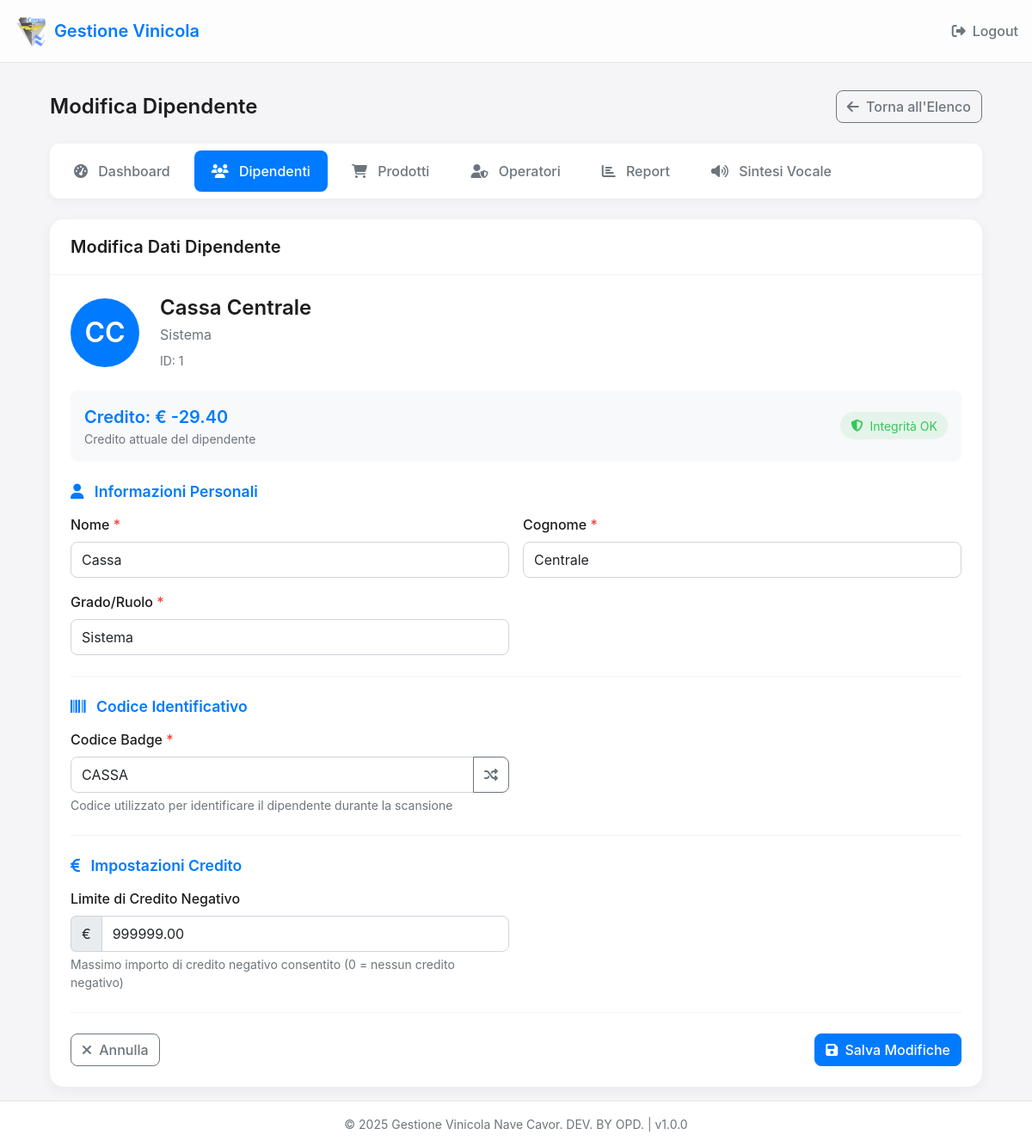
The app's page /admin/employee/1 (signed in), older data.
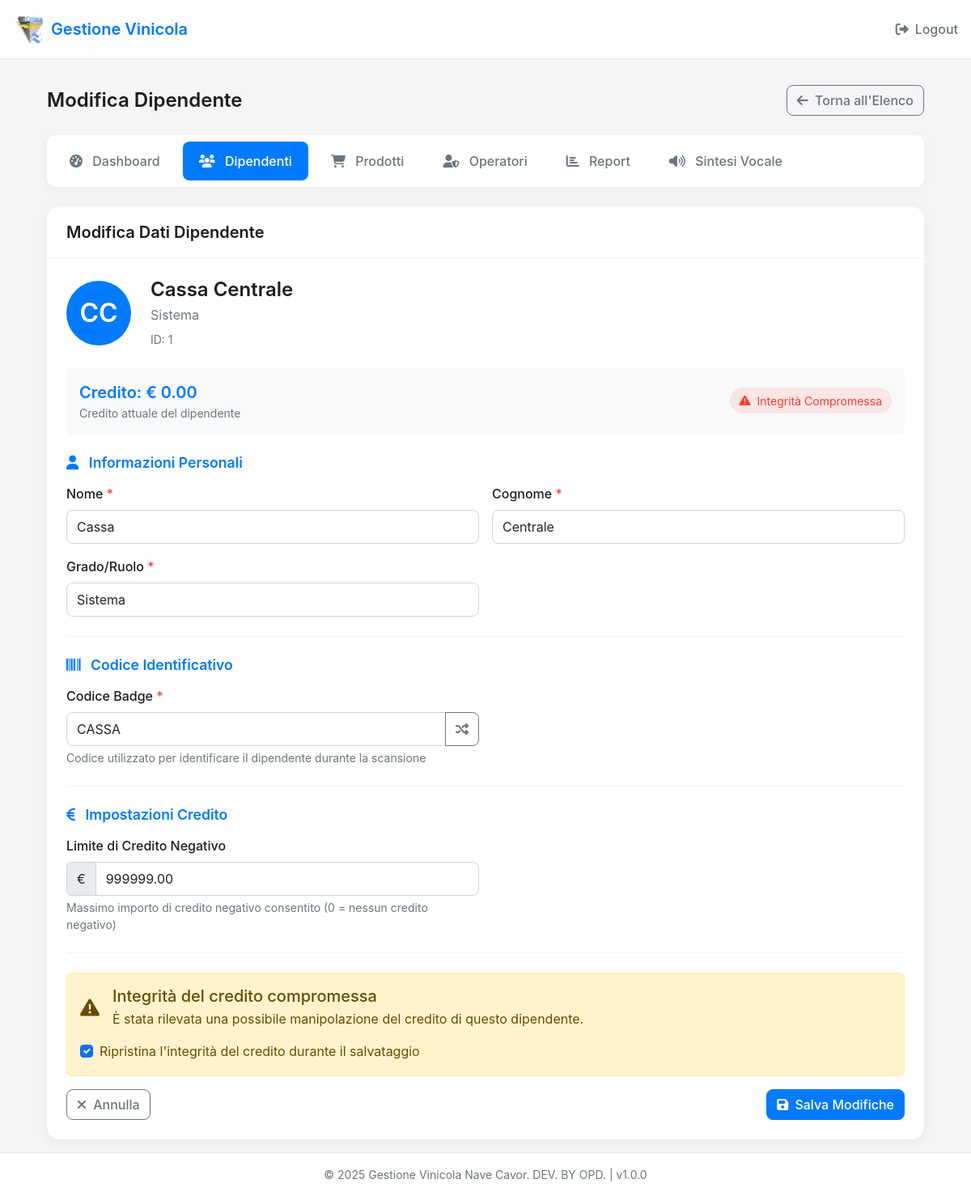
The same page, newer data.
### app.py (models this page shows, shortened)
class Employee(db.Model):
    id = db.Column(db.Integer, primary_key=True)
    code = db.Column(db.String(50), unique=True)  # Codice a barre della card
    first_name = db.Column(db.String(100))
    last_name = db.Column(db.String(100))
    rank = db.Column(db.String(100))
    credit = db.Column(db.Numeric(10, 2), default=0)
    credit_hash = db.Column(db.String(64))  # Hash per verificare l'integrità del credito
    credit_limit = db.Column(db.Numeric(10, 2), default=0)  # Limite di credito negativo consentito
    def verify_credit_integrity(self):
        if not self.credit_hash:  # Se non c'è hash, crealo
            self.update_credit_hash()
            db.session.commit()
            return True
        secret = app.config['SECRET_KEY']
        data = f"{self.id}:{self.credit}:{self.credit_limit}:{secret}"
        computed_hash = hashlib.sha256(data.encode()).hexdigest()
        return computed_hash == self.credit_hash

### app.py (the view, shortened to what this page needs)
@app.route('/admin/employee/<int:id>', methods=['GET', 'POST'])
def admin_edit_employee(id):
    if session.get('admin_logged_in') != True:
        return redirect(url_for('admin_login'))
    employee = Employee.query.get_or_404(id)
    return render_template('admin_edit_employee.html', employee=employee)

### app.py (called while the page is built)
@app.context_processor
def inject_app_info():
    now = datetime.now()
    return {
        'app_name': app.config['APP_NAME'],
        'app_version': app.config['APP_VERSION'],
        'now': now
    }

### templates/admin_edit_employee.html (shortened to what the changed rows need)
{% extends "base.html" %}
{% block content %}
<div class="admin-container">
    <div class="admin-header">
        <h1 class="admin-title">Modifica Dipendente</h1>
    </div>
    <div class="form-card">
        <div class="form-body">
            <div class="employee-profile">
                <div class="employee-avatar">
                    {{ employee.first_name[0] }}{{ employee.last_name[0] }}
                </div>
                <div class="employee-details">
                    <h3 class="employee-name">{{ employee.first_name }} {{ employee.last_name }}</h3>
                    <div class="employee-rank">{{ employee.rank }}</div>
                    <div class="employee-id">ID: {{ employee.id }}</div>
                </div>
            </div>
            <div class="credit-info">
                <div>
                    <div class="credit-value">Credito: € {{ "%.2f"|format(employee.credit) }}</div>
                    <div class="credit-label">Credito attuale del dipendente</div>
                </div>
                <div>
                    {% if employee.verify_credit_integrity() %}
                    <span class="integrity-badge integrity-ok">
                        <i class="fas fa-shield-alt"></i> Integrità OK
                    </span>
                    {% else %}
                    <span class="integrity-badge integrity-error">
                        <i class="fas fa-exclamation-triangle"></i> Integrità Compromessa
                    </span>
                    {% endif %}
                </div>
            </div>
            <form id="editEmployeeForm" method="POST">
                <div class="form-section">
                    <div class="row g-3">
                        <div class="col-md-6">
                            <label for="first_name" class="form-label required-label">Nome</label>
                            <input type="text" class="form-control" id="first_name" name="first_name" value="{{ employee.first_name }}" required>
                        </div>
                        <div class="col-md-6">
                            <label for="last_name" class="form-label required-label">Cognome</label>
                            <input type="text" class="form-control" id="last_name" name="last_name" value="{{ employee.last_name }}" required>
                        </div>
                        <div class="col-md-6">
                            <label for="rank" class="form-label required-label">Grado/Ruolo</label>
                            <input type="text" class="form-control" id="rank" name="rank" value="{{ employee.rank }}" required>
                        </div>
                    </div>
                </div>
                <div class="form-section">
                    <div class="row g-3">
                        <div class="col-md-6">
                            <div class="input-group">
                                <input type="text" class="form-control" id="code" name="code" value="{{ employee.code }}" required>
                                <button class="btn btn-outline-secondary code-generate" type="button" id="generateCode">
                                    <i class="fas fa-random"></i>
                                </button>
                            </div>
                        </div>
                    </div>
                </div>
                <div class="form-section">
                    <div class="row g-3">
                        <div class="col-md-6">
                            <div class="input-group">
                                <span class="input-group-text">€</span>
                                <input type="number" class="form-control" id="credit_limit" name="credit_limit" value="{{ employee.credit_limit }}" min="0" step="0.01">
                            </div>
                        </div>
                    </div>
                </div>
                {% if not employee.verify_credit_integrity() %}
                <div class="alert alert-warning">
                    <div class="d-flex align-items-center">
                        <i class="fas fa-exclamation-triangle me-3" style="font-size: 1.5rem;"></i>
                        <div>
                            <h5 class="alert-heading mb-1">Integrità del credito compromessa</h5>
                            <p class="mb-0">È stata rilevata una possibile manipolazione del credito di questo dipendente.</p>
                        </div>
                    </div>
                    <div class="form-check mt-3">
                        <input class="form-check-input" type="checkbox" id="restore_integrity" name="restore_integrity" checked>
                        <label class="form-check-label" for="restore_integrity">
                            Ripristina l'integrità del credito durante il salvataggio
                        </label>
                    </div>
                </div>
                {% endif %}
            </form>
        </div>
    </div>
</div>
{% endblock %}

Row changes from the older to the newer data that the page shows:
changed Employee "Cassa": credit "-29.40" → "0.00"
Text that changed along with them:
form field restore_integrity: (not shown) → "☑"
text no longer shown: "Integrità OK"
text now shown: "Integrità Compromessa Integrità del credito compromessa È stata rilevata una possibile manipolazione del credito di questo dipendente. Ripristina l'integrità del credito durante il salvataggio"
